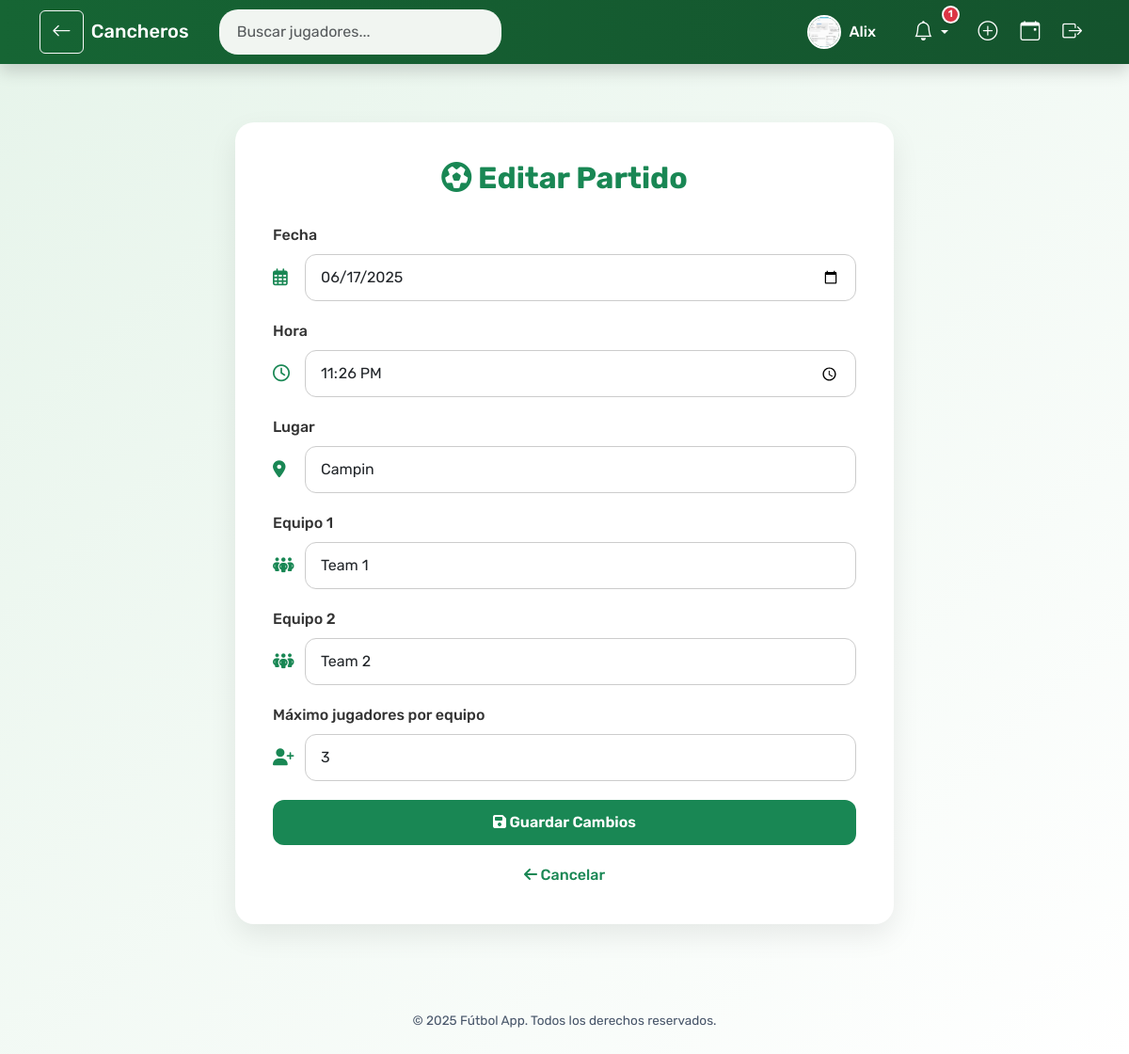
/partido/22/editar (signed in), run on the app's committed database.
### models.py (models this page shows, shortened)
class User(UserMixin, db.Model):
    __tablename__ = 'user'
    id = db.Column(db.Integer, primary_key=True)
    username = db.Column(db.String(100), unique=True, nullable=False)
    password = db.Column(db.String(200), nullable=False)
    foto_perfil = db.Column(db.String(120), default='default.jpg')
    calificaciones_recibidas = db.relationship(
        'Calificacion', foreign_keys='Calificacion.evaluado_id',
        back_populates='evaluado', lazy='dynamic'
    )
    calificaciones_realizadas = db.relationship(
        'Calificacion', foreign_keys='Calificacion.evaluador_id',
        back_populates='evaluador', lazy='dynamic'
    )
    inscripciones = db.relationship('Inscripcion', back_populates='user', lazy='dynamic')
    partidos_creados = db.relationship('Partido', back_populates='organizador', lazy='dynamic')
    amistades_enviadas = db.relationship('Amistad',
                                         foreign_keys='Amistad.usuario_id',
                                         backref='solicitante', lazy='dynamic')
    amistades_recibidas = db.relationship('Amistad',
                                          foreign_keys='Amistad.amigo_id',
                                          backref='receptor', lazy='dynamic')

class Partido(db.Model):
    __tablename__ = 'partido'
    id = db.Column(db.Integer, primary_key=True)
    fecha_hora = db.Column(db.DateTime, nullable=False)
    lugar = db.Column(db.String(200), nullable=False)
    equipo1 = db.Column(db.String(100), nullable=False)
    equipo2 = db.Column(db.String(100), nullable=False)
    max_jugadores = db.Column(db.Integer, nullable=False)
    resultado = db.Column(db.String(100))
    cerrado = db.Column(db.Boolean, default=False)
    solo_por_invitacion = db.Column(db.Boolean, default=False)
    enlace_invitacion = db.Column(db.String(100), unique=True, nullable=True)  # ✅ Link público
    organizador_id = db.Column(db.Integer, db.ForeignKey('user.id'))
    organizador = db.relationship('User', back_populates='partidos_creados')
    inscripciones = db.relationship('Inscripcion', back_populates='partido', cascade="all, delete-orphan")
    calificaciones = db.relationship('Calificacion', backref='partido', lazy='dynamic', cascade="all, delete-orphan")

### app.py (the view, shortened to what this page needs)
@app.route('/partido/<int:partido_id>/editar', methods=['GET', 'POST'])
@login_required
def editar_partido(partido_id):
    partido = Partido.query.get_or_404(partido_id)
    if partido.cerrado:
        flash("Este partido ya fue cerrado y no puede ser editado.")
        return redirect(url_for('detalle_partido', partido_id=partido_id))
    if current_user.id != partido.organizador_id:
        abort(403)
    return render_template('editar_partido.html', partido=partido)

### app.py (called while the page is built)
@login_manager.user_loader
def load_user(user_id):
    return User.query.get(int(user_id))

@app.context_processor
def utility_processor():
    def calificacion_jugador_en_partido(jugador, partido_id):
        calificaciones = [c.puntuacion for c in jugador.calificaciones_recibidas if c.partido_id == partido_id]
        if calificaciones:
            return round(sum(calificaciones) / len(calificaciones), 2)
        return None
    return dict(calificacion_jugador_en_partido=calificacion_jugador_en_partido)

@app.context_processor
def inject_notificaciones():
    if current_user.is_authenticated:
        solicitudes = Amistad.query.filter_by(amigo_id=current_user.id, confirmada=False).count()
        invitaciones = Invitacion.query \
            .filter_by(usuario_id=current_user.id) \
            .join(Partido).filter(Partido.cerrado == False).count()
        return {
            'solicitudes_count': solicitudes,
            'invitaciones_count': invitaciones
        }
    return {
        'solicitudes_count': 0,
        'invitaciones_count': 0
    }

### templates/editar_partido.html (shortened to what this page needs)
{% extends 'base.html' %}
{% block content %}
<link rel="stylesheet" href="https://cdnjs.cloudflare.com/ajax/libs/font-awesome/6.5.0/css/all.min.css" />
<div class="edit-card">
    <h2><i class="fas fa-futbol"></i> Editar Partido</h2>
    <form method="POST">
        <div class="form-group">
            <label for="fecha" class="form-label">Fecha</label>
            <div class="input-icon">
                <i class="fa-regular fa-calendar-days"></i>
                <input type="date" id="fecha" name="fecha" class="form-control" value="{{ partido.fecha_hora.strftime('%Y-%m-%d') }}" required>
            </div>
        </div>
        <div class="form-group">
            <label for="hora" class="form-label">Hora</label>
            <div class="input-icon">
                <i class="fa-regular fa-clock"></i>
                <input type="time" id="hora" name="hora" class="form-control" value="{{ partido.fecha_hora.strftime('%H:%M') }}" required>
            </div>
        </div>
        <div class="form-group">
            <label for="lugar" class="form-label">Lugar</label>
            <div class="input-icon">
                <i class="fa-solid fa-location-dot"></i>
                <input type="text" id="lugar" name="lugar" class="form-control" value="{{ partido.lugar }}" required>
            </div>
        </div>
        <div class="form-group">
            <label for="equipo1" class="form-label">Equipo 1</label>
            <div class="input-icon">
                <i class="fa-solid fa-people-group"></i>
                <input type="text" id="equipo1" name="equipo1" class="form-control" value="{{ partido.equipo1 }}" required>
            </div>
        </div>
        <div class="form-group">
            <label for="equipo2" class="form-label">Equipo 2</label>
            <div class="input-icon">
                <i class="fa-solid fa-people-group"></i>
                <input type="text" id="equipo2" name="equipo2" class="form-control" value="{{ partido.equipo2 }}" required>
            </div>
        </div>
        <div class="form-group">
            <label for="max_jugadores" class="form-label">Máximo jugadores por equipo</label>
            <div class="input-icon">
                <i class="fa-solid fa-user-plus"></i>
                <input type="number" id="max_jugadores" name="max_jugadores" class="form-control" min="1" value="{{ partido.max_jugadores }}" required>
            </div>
        </div>
        <button type="submit" class="btn btn-success w-100"><i class="fas fa-save"></i> Guardar Cambios</button>
    </form>
    <a href="{{ url_for('detalle_partido', partido_id=partido.id) }}" class="btn-cancel">
        <i class="fas fa-arrow-left"></i> Cancelar
    </a>
</div>
{% endblock %}

### templates/base.html (shortened to what this page needs)
<!DOCTYPE html>
<html lang="es">
<head>
    <link href="https://cdn.jsdelivr.net/npm/bootstrap@5.3.3/dist/css/bootstrap.min.css" rel="stylesheet">
    <link href="https://cdn.jsdelivr.net/npm/bootstrap-icons@1.11.0/font/bootstrap-icons.css" rel="stylesheet">
    <link href="https://cdn.jsdelivr.net/npm/bootstrap@5.3.0/dist/css/bootstrap.min.css" rel="stylesheet">
    <link href="https://cdnjs.cloudflare.com/ajax/libs/font-awesome/6.4.0/css/all.min.css" rel="stylesheet">
    <link href="https://cdn.jsdelivr.net/npm/bootstrap-icons@1.10.5/font/bootstrap-icons.css" rel="stylesheet">
</head>
<body>
<nav class="navbar navbar-expand-lg fixed-top shadow">
    <div class="container">
        {% if request.endpoint not in ['index', 'inicio'] %}
        <a href="javascript:history.back()" class="btn btn-outline-light me-2" data-bs-toggle="tooltip" title="Volver">
            <i class="bi bi-arrow-left"></i>
        </a>
        {% endif %}
        <a class="navbar-brand" href="{{ url_for('index') if current_user.is_authenticated else url_for('inicio') }}">
             Cancheros
        </a>
        <div class="collapse navbar-collapse" id="mainNavbar">
            {% if current_user.is_authenticated %}
                <form class="d-flex position-relative me-auto ms-3" style="width: 300px;" onsubmit="return false;">
                    <input id="busqueda-nav" type="search" class="form-control" placeholder="Buscar jugadores..." autocomplete="off">
                </form>
            {% endif %}
            <ul class="navbar-nav ms-auto align-items-center">
                {% if current_user.is_authenticated %}
                    <li class="nav-item me-3 d-flex align-items-center gap-2">
    <a href="{{ url_for('perfil_usuario', user_id=current_user.id) }}"
       class="d-flex align-items-center text-decoration-none nav-link {% if request.endpoint == 'perfil_usuario' %}nav-active{% endif %}"
       data-bs-toggle="tooltip" title="Mi perfil">
        <img src="{{ url_for('static', filename='profile_pics/' ~ current_user.foto_perfil) }}"
             alt="Perfil" class="nav-profile-img" width="30" height="30">
        <span class="ms-2 text-white">{{ current_user.username }}</span>
    </a>
</li>
                    <li class="nav-item dropdown me-2 notification-icon" data-bs-toggle="tooltip" title="Notificaciones">
                        <a class="nav-link dropdown-toggle" href="#" role="button" data-bs-toggle="dropdown">
                            <i class="bi bi-bell"></i>
                            {% if solicitudes_count + invitaciones_count > 0 %}
                                <span class="notification-badge">{{ solicitudes_count + invitaciones_count }}</span>
                            {% endif %}
                        </a>
                    </li>
                    <li class="nav-item" data-bs-toggle="tooltip" title="Crear partido">
    <a class="nav-link {% if request.endpoint == 'crear_partido' %}nav-active{% endif %}" href="{{ url_for('crear_partido') }}">
        <i class="bi bi-plus-circle"></i>
    </a>
</li>
<li class="nav-item" data-bs-toggle="tooltip" title="Eventos">
    <a class="nav-link {% if request.endpoint == 'index' %}nav-active{% endif %}" href="{{ url_for('index') }}">
        <i class="bi bi-calendar-event"></i>
    </a>
</li>
                    <li class="nav-item" data-bs-toggle="tooltip" title="Cerrar sesión">
                        <a class="nav-link text-warning" href="{{ url_for('logout') }}">
                            <i class="bi bi-box-arrow-right"></i>
                        </a>
                    </li>
                {% endif %}
            </ul>
        </div>
    </div>
</nav>
<main class="container-fluid contenido">
    {% block content %}{% endblock %}
</main>
<footer>
    © {{ current_year or 2025 }} Fútbol App. Todos los derechos reservados.
</footer>
</body>
</html>

### templates/base.html (style rules this page uses)
body { background: linear-gradient(to bottom right, #e6f4ea, #ffffff); font-family: 'Segoe UI', Tahoma, Geneva, Verdana, sans-serif; padding-top: 70px; color: #1e293b; }
.notification-badge { position: absolute; top: -4px; right: -4px; background-color: #dc3545; color: white; font-size: 0.65rem; font-weight: 600; padding: 2px 5px; border-radius: 999px; line-height: 1; z-index: 10; min-width: 16px; text-align: center; border: 2px solid #fff; box-shadow: 0 1px 3px rgba(0, 0, 0, 0.15); transition: transform 0.2s ease-in-out; }
.navbar { background: linear-gradient(to right, #166534, #14532d); padding: 0.5rem 1rem; box-shadow: 0 2px 8px rgba(0, 0, 0, 0.08); }
.navbar .navbar-brand, .navbar .nav-link, .navbar .dropdown-toggle { color: #ffffff !important; font-weight: 500; }
.nav-profile-img { width: 36px; height: 36px; object-fit: cover; border-radius: 50%; border: 2px solid white; }
.navbar .bi { font-size: 1.3rem; }
.navbar .nav-item { margin-left: 0.5rem; }
footer { background: transparent; color: #475569; font-size: 0.85rem; padding: 2rem 0; text-align: center; margin-top: 3rem; }
.notification-icon { position: relative; }
form.d-flex input[type="search"] { border-radius: 20px; padding-left: 1.2rem; background-color: #f1f5f1; border: none; }
.navbar .nav-link i { transition: transform 0.2s, color 0.2s; }
.nav-link { transition: color 0.2s ease, transform 0.2s ease; }
.nav-item .nav-profile-img { transition: transform 0.2s ease; }
.nav-item .nav-profile-img { transition: transform 0.2s ease; border-radius: 50%; }

### templates/editar_partido.html (style rules this page uses)
body { font-family: 'Rubik', sans-serif; background-color: #f0f2f5; }
.edit-card { max-width: 700px; margin: 60px auto; background: #fff; border-radius: 20px; box-shadow: 0 12px 30px rgba(0, 0, 0, 0.08); padding: 40px; }
.edit-card h2 { color: #198754; font-weight: 700; text-align: center; margin-bottom: 30px; }
.form-label { font-weight: 500; color: #333; }
.form-group { margin-bottom: 20px; }
.form-control { border-radius: 12px; padding: 12px 16px; border: 1px solid #ccc; font-size: 16px; transition: all 0.2s ease; }
.input-icon { display: flex; align-items: center; }
.input-icon i { margin-right: 10px; color: #198754; min-width: 24px; font-size: 18px; }
.btn-success { background-color: #198754; font-weight: 600; padding: 12px; border-radius: 12px; border: none; transition: background-color 0.3s ease; }
.btn-cancel { display: block; margin-top: 20px; text-align: center; color: #198754; text-decoration: none; font-weight: 500; }

### data on the page
User: foto_perfil (picture), username "Alix"
Partido: fecha "06/17/2025", hora "23:26", lugar "Campin", equipo1 "Team 1", equipo2 "Team 2", max_jugadores "3"

### other printed values
{{ solicitudes_count + invitaciones_count }} "1"
{{ current_year or 2025 }} "2025"
